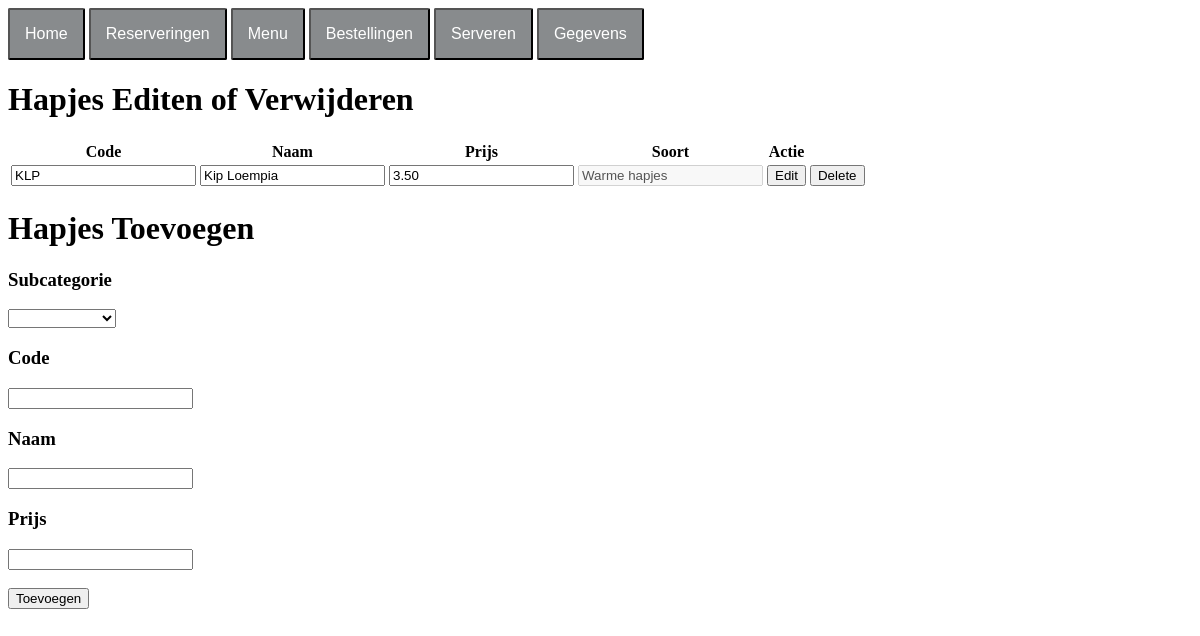
The app's page /hapjes.php with its own data.
### tables this page shows
CREATE TABLE menuitems (
	ID INT(11) NOT NULL AUTO_INCREMENT UNIQUE,
	Code VARCHAR(4) UNIQUE,
	Naam VARCHAR(30),
	Gerechtsoort_ID INT(11) NOT NULL,
	Prijs DECIMAL(5,2) NOT NULL,
	FOREIGN KEY (Gerechtsoort_ID) REFERENCES gerechtsoorten(ID)
);

CREATE TABLE gerechtsoorten (
	ID INT(11) NOT NULL AUTO_INCREMENT UNIQUE,
	Code VARCHAR(3) UNIQUE,
	Naam VARCHAR(20),
	Gerechtcategorie_ID INT(11) NOT NULL,
	PRIMARY KEY (ID),
	FOREIGN KEY (Gerechtcategorie_ID) REFERENCES gerechtcategorieen(ID)
);

### database.php (called while the page is built, shortened)
<?php
class database{
    private $db;
    function __construct(){
        $this->db_server = 'localhost';
        $this->db_username = 'root';
        $this->db_password = '';
        $this->db_name = 'excellenttaste';
        $dsn = "mysql:host=$this->db_server;dbname=$this->db_name;charset=utf8mb4";
        $options = [
            PDO::ATTR_ERRMODE            => PDO::ERRMODE_EXCEPTION,
            PDO::ATTR_DEFAULT_FETCH_MODE => PDO::FETCH_ASSOC,
            PDO::ATTR_EMULATE_PREPARES   => false,
        ];
        try {
             $this->db = new PDO($dsn, $this->db_username, $this->db_password, $options);
        } catch (\PDOException $e) {
             throw new \PDOException($e->getMessage(), (int)$e->getCode());
        }
    }
	public function select($statement, $named_placeholder){
        $statement = $this->db->prepare($statement);
        $statement->execute($named_placeholder);
        $result = $statement->fetchAll(PDO::FETCH_ASSOC);
        return $result;
    }
}
?>

### hapjes.php (the view, shortened to what this page needs)
<?php
    include 'database.php';
    $db = new database();
    $hapjes = $db->select(" SELECT menuitems.ID, menuitems.Code, menuitems.Naam, menuitems.Prijs ,gerechtsoorten.ID AS soort_ID ,gerechtcategorieen.Naam AS soort, gerechtsoorten.Naam AS soort_naam FROM menuitems
    INNER JOIN gerechtsoorten ON menuitems.Gerechtsoort_ID = gerechtsoorten.ID
    INNER JOIN gerechtcategorieen ON gerechtsoorten.Gerechtcategorie_ID = gerechtcategorieen.ID
    WHERE Gerechtcategorie_ID = 2",[]);
    $row_data = array_values($hapjes);
    $soorten = $db->select("SELECT * FROM gerechtsoorten WHERE Gerechtcategorie_ID = 2",[]);
    $row_data_soorten = array_values($soorten);
?>
<!DOCTYPE html>
<head>
	<link rel="stylesheet" type="text/css" href="style.css">
</head>
<body>
	<?php include 'navigatie.php'; ?>
	<table>
		<thead>
			<tr>
				<th>Code</th>
				<th>Naam</th>
				<th>Prijs</th>
				<th>Soort</th>
				<th>Actie</th>
			</tr>
		</thead>
		<tbody><h1>Hapjes Editen of Verwijderen</h1>
			<?php foreach ($row_data AS $data) { ?>
				<form method="post">
					<tr>
						<td><input type="text" maxlength="3" name="code" value="<?php echo $data["Code"] ?>"></td>
						<td><input type="text" name="naam" value="<?php echo $data["Naam"] ?>"></td>
						<td><input type="number" min="1" step=".01" name="prijs" value="<?php echo $data["Prijs"] ?>"></td>
						<td><input disabled type="text" name="gerechtsoort" value="<?php echo $data["soort_naam"] ?>"></td>
						<td><button type="sumbit" name="edit" onclick="return confirm('Doorgaan met editen');">Edit</button></td>
						<td><button type="sumbit" name="delete" onclick="return confirm('Doorgaan met verwijderen');">Delete</button></td>
					</tr>
				</form>
			<?php } ?>
		</tbody>
	</table>
	<form method="post">
		<h1>Hapjes Toevoegen</h1>
		<h3>Subcategorie</h3>
	    <select name="soort_id">
	      <option></option>
	      <?php foreach($row_data_soorten AS $data_soorten) {?>
	        <option value="<?php echo $data_soorten["ID"]?>"><?php echo $data_soorten["Naam"] ?></option>
	      <?php } ?>
	    </select>
		<h3>Code</h3>
		<input type="text" maxlength="3" name="code">
		<h3>Naam</h3>
		<input type="text" name="naam">
		<h3>Prijs</h3>
		<input type="number" min="1" step=".01" name="prijs"><br><br>
		<button type="sumbit" name="add">Toevoegen</button>
	</form>
</body>
</html>

### records on screen
menuitems: code "KLP", naam "Kip Loempia", prijs "3.50", gerechtsoort "Warme hapjes"
